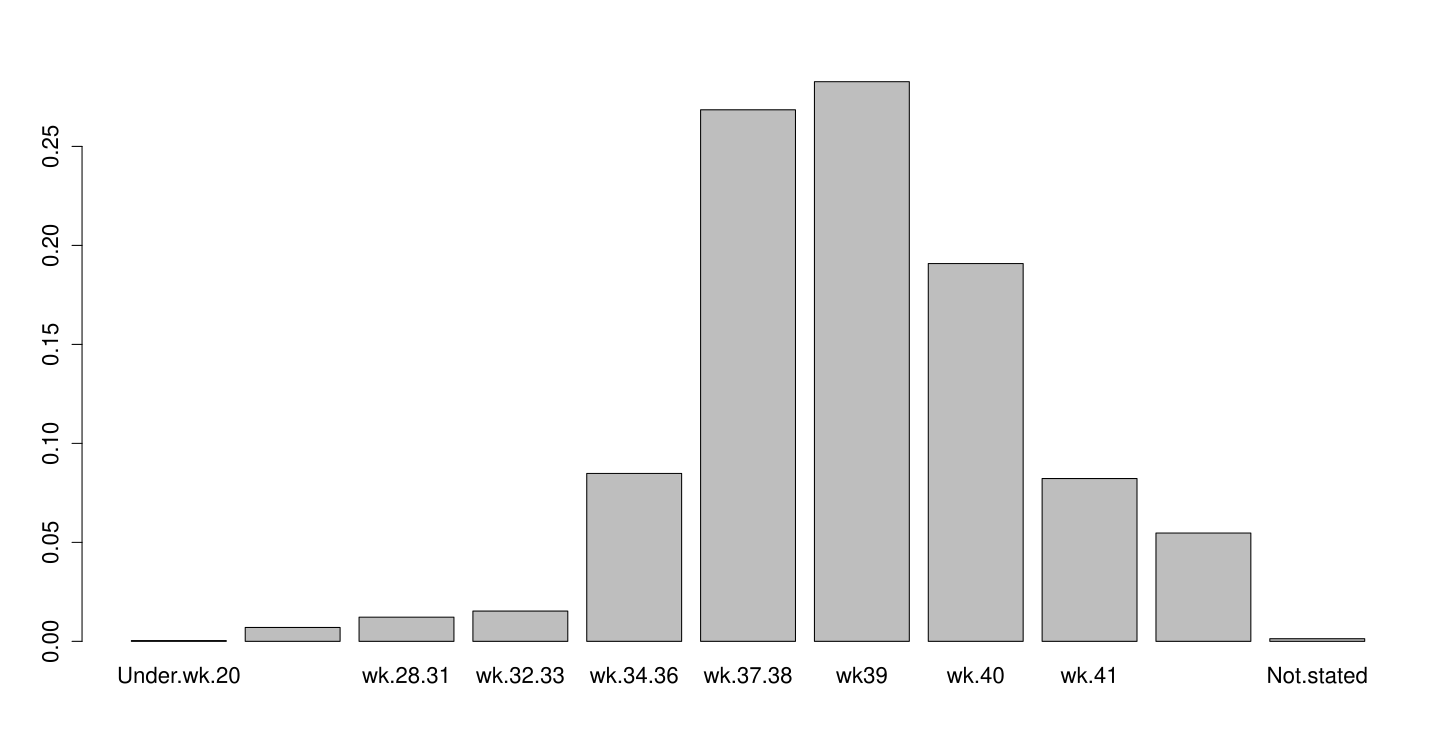

This chart was generated by the following R code:
#  get marginal distribution of gestational age

setwd("~/Dropbox/working_files/teaching/open_intro/oi_biostat/prob_chapter_draft")
load("~/Dropbox/working_files/teaching/open_intro/oi_biostat/prob_chapter_draft/birthwt_gestage/brthwt.gestage.overall.counts.Rdata")
View(brthwt.gestage.overall.counts)


gestage.marginal.counts = colSums(brthwt.gestage.overall.counts[,-1], na.rm = T)
View(gestage.marginal.counts)

gestage.marginal.dist.table = as.table(gestage.marginal.counts/sum(gestage.marginal.counts))

barplot(gestage.marginal.dist.table)

library(xtable)
xtable(gestage.marginal.dist.table)
